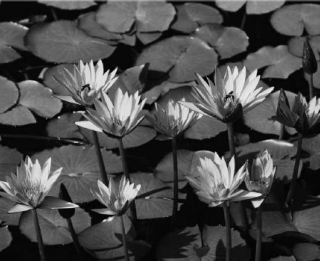
#> input picture goruntu.png, 320 x 261 px
$ python 'hıstogramhsplama.py'
#> lines starting #> are read from the running program, lines starting #| are printed output that depends on the picture
#Hande Gülmen 02205076013 -gri seviyeli görüntünün histogramı hesaplama-
import cv2
import numpy as np
from matplotlib import pyplot as plt
img=cv2.imread("goruntu.png")
#> img is the input picture: shape (261, 320, 3); min 1, max 241, mean 73.8
s=img.shape
#> s = (261, 320, 3)
cv2.imshow('goruntu',img)

path=cv2.imread("goruntu.png",0)
#> path: shape (261, 320); min 1, max 241, mean 73.8

Hist = np.zeros(shape=(256,1))
for i in range (s[0]):
    for j in range (s[1]):
        k=path[i,j]
        Hist[k,0]=Hist[k,0]+1
#> after the loop, Hist = 256 values, max 4739 at index 8, min 0 at index 0, mean 326.2

plt.plot(Hist)
plt.show()
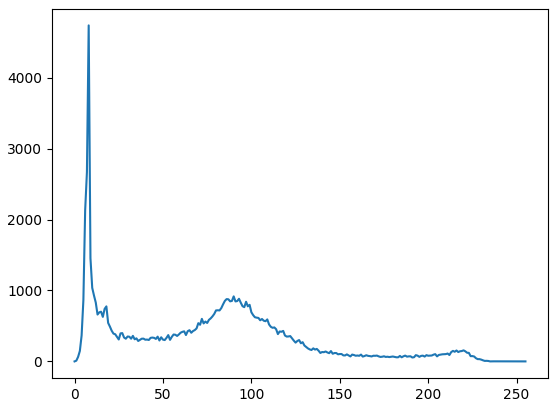
#> figure drawn by matplotlib, 1 panel; curve peaks at x = 8, y = 4739
#> (the run stopped early here; a loop or call above may not have finished)
